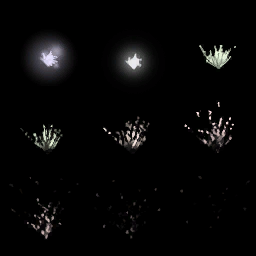
#> input picture resources/custom-art/c3-tank-fx/FXBulletHit.png, 256 x 256 px, given in place of FXRailgunThread.png, which was not available
$ python c3_tank_fx.py ../resources/custom-art/c3-tank-fx/FXBulletHit.png
#> lines starting #> are read from the running program, lines starting #| are printed output that depends on the picture
### scripts/c3_rail_beam.py
#!/usr/bin/env python3
"""Render C&C3's railgun shot (FX_RailGunFire, FX_RailGunHit) as HD anim frames for the railguns.

C&C3 draws the shot as a core in a glow, a flare at the muzzle and a bloom with sparks at the impact
(docs/cnc3-railgun-beam.md); here every piece is in its core line's colour. The launcher draws an exported sprite
unrotated, so every piece is round and TF_Railgun_Beam lays glow dots along the core line. The launcher blends straight
alpha only, so the additive light is baked into RGBA.

  C3RAILGLOW  the core's blue glow, a soft dot on 64 px, 12 frames.
  C3RAILMZ    the muzzle flash, 5 frames on 192 px.
  C3RAILHIT   the impact bloom with sparks thrown all round, 12 frames on 256 px.
  C3RAILGLOWO, C3RAILMZO, C3RAILHITO: the same in the Ghost Stalker's orange.

Inputs: resources/custom-art/c3-railgun-beam/ (FXRailgunThread, FXLenzFlare01, FXFireBlast04, from C&C3's
static stream). Writes the ZIPs and tiles where scripts/asset_packs.py routes the names.
Usage: c3_rail_beam.py
License: GPL v3.
"""
import io
import json
import math
import os
import sys
import zipfile

import numpy as np
from PIL import Image

SCRIPTS = os.path.dirname(os.path.abspath(__file__))
sys.path.insert(0, SCRIPTS)
import asset_packs  # noqa: E402
from ts_gen_sonicwave import patch_tileset  # noqa: E402

TEX = os.path.join(SCRIPTS, "..", "resources", "custom-art", "c3-railgun-beam")
SS = 2              # supersample
UNIT = 4.0          # HD px per C&C3 world unit (the C&C3 tanks' packing scale)
GLOW_FRAME, MUZZLE_FRAME, HIT_FRAME = 64, 192, 256
FRAMES = 12         # game frames: the core blazes for about a third of a second, then fades
MUZZLE_FRAMES = 5
GLOW_PX = 34

# Game-frame keys (age 0..1 over FRAMES) per set, each in its core line's colour: the blue of palette 0x0A, and the
# orange of TS [SmallRailgunSys] LaserColor=255,128,0 (the Ghost Stalker, names suffixed O).
SETS = {
    "": {"halo": [(0, (.35, .55, 1)), (.35, (.3, .5, 1)), (.7, (0, 0, 0)), (1, (0, 0, 0))],
         "flash": [(0, (.65, .7, 1)), (.5, (.45, .5, 1)), (1, (0, 0, 0))],
         "glow": [(0, (.65, .7, 1)), (.4, (.45, .5, 1)), (1, (0, 0, 0))],
         "spark": [(0, (.55, .62, 1)), (.5, (.3, .38, .8)), (1, (0, 0, 0))]},
    "O": {"halo": [(0, (1, .5, .1)), (.35, (1, .45, .05)), (.7, (0, 0, 0)), (1, (0, 0, 0))],
          "flash": [(0, (1, .68, .3)), (.5, (1, .5, .1)), (1, (0, 0, 0))],
          "glow": [(0, (1, .68, .3)), (.4, (1, .5, .1)), (1, (0, 0, 0))],
          "spark": [(0, (1, .48, .1)), (.5, (.8, .32, .03)), (1, (0, 0, 0))]},
}


def texture(name):
#> called with name = 'FXRailgunThread'
    return np.asarray(Image.open(os.path.join(TEX, name + ".png")).convert("RGB"), np.float32) / 255.0


T_THREAD = texture("FXRailgunThread")
T_FLARE = texture("FXLenzFlare01")
#> call 2 of texture, with name = 'FXLenzFlare01'
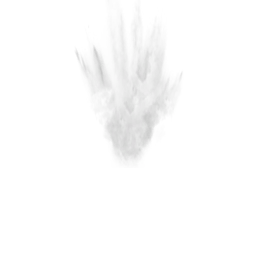
#> input picture resources/custom-art/c3-tank-fx/FXDirtClumps.png, 256 x 256 px, given in place of FXLenzFlare01.png, which was not available
#> in texture (call 2), `return np.asarray(Image.open(os.path.join(TEX, name + ".png")).convert..`:
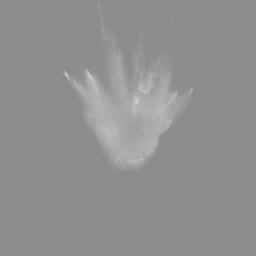
#> returned value: shape (256, 256, 3) float32; mean of channels 0, 1, 2 0.562, 0.563, 0.562; drawn as R, G, B
T_BLAST = texture("FXFireBlast04")


# [138 lines left out: functions keys, bilinear, streak, sprite, bake, dot and 4 more, not called in this run]


# [2 lines that do not run on import are left out]

### scripts/c3_pack_tanks.py
#!/usr/bin/env python3
"""Package the C&C3 tanks: the Mammoth Mk. III (C3MK3), the Predator (C3PRED), the Scorpion (C3SCORP) with its
upgrades: Laser Capacitors (C3SCORPLAS), Dozer Blades (C3SCORPDZR) and both (C3SCORPLASDZR), the Flame Tank
(C3FLAME), the Stealth Tank (C3STNK) and the Beam Cannon (C3BEAM); the Pitbull (C3PITB) and with the Mortar
upgrade (C3PITBMOR), the Guardian APC (C3APC) and the Rig (C3RIG); Nod's Raider Buggy (C3BUGGY) and with its EMP
coil (C3BUGGYEMP), and the Attack Bike (C3BIKE).

Tileset layout per tank (the walker gait layout, contract 2 keeps the turret under 128):
  0-95    hull: 32 facings (CCW, 0 = N) x 3 tread steps; the gait code steps the treads
          while the tank drives, so the belts roll instead of the hull gliding.
  96-127  turret: 32 facings, no shadow.
A wheeled tank (WHEELED) has one hull frame per facing: its three step tiles name that one member.
A vehicle with no turret (NO_TURRET: the Rig, and the Attack Bike, whose rocket pods ride its body) has the hull
frames only, and no seat or fire table.
Hull frames carry EA's baked drop shadow (ts_reshadow.py). Renders come from c3_render.py at
RENDER_PPU pixels per C&C3 unit and pack at PACK_PPU, on canvas = ShapeSize x 8.

Hull frames are centred on the hull's own footprint. The turret frames pivot on the turret
bone, which sits off that centre (the Mammoth's forward, the Predator's aft).
The Scorpion's turret is its whole upper body. Laser Capacitors fix that body facing forward and
seat a laser turret on a tail mount (the TURRET2 bone), so C3SCORPLAS has its own hull and turret
frames. Its fixtures keep the plain tank's hull centre (c3_render.py part 3).
A variant in VARIANTS packs only the frames its upgrade changes; its other tiles name its base
tank's ZIP members. The Dozer Blade turns with the Scorpion's upper body, so C3SCORPDZR owns turret
frames only; on the laser tank it rides the fixed body, so C3SCORPLASDZR owns hull frames only.
Pack every Scorpion together, then run unit_centring.py, which moves the variants with C3SCORP.
redalert/c3tanks.h carries, per hull facing, the turret seat in classic pixels for the draw and
in leptons for fire coordinates, and per turret facing each fire point relative to the seat
(projected through the render camera, 4/3 leptons per canvas px). Every table runs by Dir_To_32,
clockwise from north, as EA's own turret tables do.

Audio: each tank's own C&C3 crew voice and weapon takes, re-encoded MS-ADPCM
22050 Hz mono under C3 names. One sound event per VOC; a weapon event lists every take, and the
launcher picks one per shot. The events sit between markers in each pack's
SFXEVENTSNONLOCALIZED_CNC3.XML: the weapon takes in CNC3-SFX-Pack, the crew voices in
CNC3-Voices-eng.

Art ZIPs, tiles, cameos, WAVs and sound events land where scripts/asset_packs.py routes each name;
the build merges the packs into the mod.

Inputs (set C3_ART_DIR): renders/<model>_{hull,turret}/frame-NNNN.png and model/<model>.npz
from tools/cnc3/c3_extract_model.py (workspace), cameo/<NAME>.png, audio/<model>/<C&C3 name>.wav
from tools/cnc3/c3_extract_audio.py (workspace).
Usage: c3_pack_tanks.py [NAME ...] packs the named tanks and variants, their audio and the header;
with no names, every tank. c3_pack_tanks.py header | audio writes only that.

License: GPL v3.
"""
import io
import json
import math
import os
import sys
import zipfile

import numpy as np
from PIL import Image

HERE = os.path.dirname(os.path.abspath(__file__))
sys.path.insert(0, HERE)
from ts_reshadow import drop_shadow, EA_DX, EA_DY  # noqa: E402
import asset_packs  # noqa: E402
from c3_render import hull_centre  # noqa: E402

ART = os.environ.get("C3_ART_DIR")
HEADER = os.path.join(HERE, "..", "redalert", "c3tanks.h")

RENDER_PPU = 13.0
PACK_PPU = 6.0
ELEV_DEG = 32.0
ELEV = math.radians(ELEV_DEG)
RENDER_WORKERS = 8  # each 3x-supersampled render holds about 1 GB
YAW0 = 90.0
TREAD_STEPS = 3
LEPTONS_PER_PX = 4 / 3

# name, model, ShapeSize, fire-point pivots per weapon (each a list of alternating sides)
UNITS = (
    ("C3MK3", "mammoth", 64, (("MUZZLEFX01", "MUZZLEFX02"), ("ROCKETLAUNCH01", "ROCKETLAUNCH02"))),
    ("C3PRED", "predator", 48, (("FXMUZZLEFLASH",),)),
    ("C3SCORP", "scorpion", 48, (("TURRETFX",),)),
    ("C3SCORPLAS", "scorpion_laser", 48, (("TURRETMS",),)),
    ("C3FLAME", "flametank", 48, (("FXFIREL", "FXFIRER"),)),
    ("C3STNK", "stealthtank", 48, (("FXWEAPONL", "FXWEAPONR"),)),
    ("C3BEAM", "beamcannon", 48, (("FX_WEAPON",),)),
    ("C3PITB", "pitbull", 48, (("FXWEAPON01", "FXWEAPON02"),)),
    ("C3APC", "apc", 48, (("FXWEAPON01", "FXWEAPON02"),)),
    ("C3RIG", "rig", 48, ()),
    ("C3BUGGY", "buggy", 48, (("FX_WEAPON01",),)),
    ("C3BIKE", "bike", 48, ()),
)
# Tanks on wheels: their renders have one hull frame per facing (c3_render.py --tread-steps 1)
WHEELED = {"C3BEAM", "C3PITB", "C3APC", "C3BUGGY", "C3BIKE"}
NO_TURRET = {"C3RIG", "C3BIKE"}
# name, base tank, model, the part whose frames it owns (the rest are its base's)
VARIANTS = (
    ("C3SCORPDZR", "C3SCORP", "scorpion_dozer", "turret"),
    ("C3SCORPLASDZR", "C3SCORPLAS", "scorpion_laser_dozer", "hull"),
    ("C3PITBMOR", "C3PITB", "pitbull_mortar", "hull"),
    ("C3BUGGYEMP", "C3BUGGY", "buggy_emp", "hull"),
)
HULL_FRAMES = 32 * TREAD_STEPS


# [4 lines left out: function scaled, not called in this run]


def takes(stem, model, sample, letters):
    """One sound event per take letter: C3<stem><LETTER> plays <sample><letter>."""
    return [(f"{stem}{c}", model, [f"{sample}{c.lower()}"]) for c in letters]


def picks(stem, model, sample, letters):
    """One sound event per take C&C3 ships, lettered from A: C3<stem>A plays <sample><letters[0]>, and so on."""
    return [(f"{stem}{chr(65 + i)}", model, [f"{sample}{c}"]) for i, c in enumerate(letters)]


# [49 lines left out: functions packed, tga_bytes, write_zip, patch_tileset, not called in this run]


# VOC stem -> (model, C&C3 sample names). TF's own tanks' stems (C3M, C3P) are VOCs in audio.cpp; the rest are
# pack-only and must be in asset_packs.PACK_ONLY_SOUNDS.
SOUNDS = (
    [(f"C3MSE{c}", "mammoth", [f"GUMammo_VoiSelect{c.lower()}"]) for c in "ABCDEF"]
    + [(f"C3MMO{c}", "mammoth", [f"GUMammo_VoiMove{c.lower()}"]) for c in "ABCDEF"]
    + [(f"C3MAT{c}", "mammoth", [f"GUMammo_VoiAttack{c.lower()}"]) for c in "ABCDEF"]
    + [("C3MGUN", "mammoth", [f"GUMammo_wea1fire{c}" for c in "abcdefghijkl"]),
       ("C3MPOD", "mammoth", [f"GUMammo_wea2fire{c}" for c in "abcd"])]
    + [(f"C3PSE{c}", "predator", [f"GUPreda_VoiSelect{c.lower()}"]) for c in "ABCDEF"]
    + [(f"C3PMO{c}", "predator", [f"GUPreda_VoiMove{c.lower()}"]) for c in "ABCDE"]
    + [(f"C3PAT{c}", "predator", [f"GUPreda_VoiAttack{c.lower()}"]) for c in "ABCDEF"]
    + [("C3PGUN", "predator", [f"GUPreda_wea1fire{c}" for c in "abcdefghi"])]
    + [(f"C3SSE{c}", "scorpion", [f"NuScorp_VoiSelect{c.lower()}"]) for c in "ABCDEF"]
    + [(f"C3SMO{c}", "scorpion", [f"NuScorp_VoiMove{c.lower()}"]) for c in "ABCDEF"]
    + [(f"C3SAT{c}", "scorpion", [f"NUScorp_VoiAttack{c.lower()}"]) for c in "ABCDEF"]
    + [("C3SGUN", "scorpion", [f"NUScorp_cannFire{c}" for c in "abcdefghi"]),
       ("C3SLAS", "scorpion", [f"NUScorp_BeamFire{c}" for c in "abcde"])]
    + [(f"C3FSE{c}", "flametank", [f"NUFlame_VoiSelect{c.lower()}"]) for c in "ABCDEFGHIJ"]
    + [(f"C3FMO{c}", "flametank", [f"NUFlame_VoiMove{c.lower()}"]) for c in "ABCDEF"]
    + [(f"C3FAT{c}", "flametank", [f"NUFlame_VoiAttack{c.lower()}"]) for c in "ABCDEF"]
    + [("C3FGUN", "flametank", [f"NUFlame_weaFlaml{n}{c}" for n, takes in ((1, "abcde"), (2, "abcdef"), (3, "abcdef"))
                                for c in takes])]
    + [(f"C3TSE{c}", "stealthtank", [f"NuSteal_VoiSelect{c.lower()}"]) for c in "ABCDEFG"]
    + [(f"C3TMO{c}", "stealthtank", [f"NuSteal_VoiMove{c.lower()}"]) for c in "ABCDEFG"]
    + [(f"C3TAT{c}", "stealthtank", [f"NuSteal_VoiAttack{c.lower()}"]) for c in "ABCDE"]
    + [("C3TGUN", "stealthtank", [f"NUSteal_rockLaun{c}" for c in "abcdef"]),
       ("C3THIT", "stealthtank", [f"NUSteal_rockExpl{c}" for c in "abcdefgh"]),
       ("C3TCLK", "stealthtank", [f"NUSteal_stealOn{c}" for c in "abcde"]),
       ("C3TUNC", "stealthtank", [f"NUSteal_stealOff{c}" for c in "abcde"])]
    + [(f"C3BSE{c}", "beamcannon", [f"NuBeamC_VoiSelect{c.lower()}"]) for c in "ABCDEF"]
    + [(f"C3BMO{c}", "beamcannon", [f"NuBeamC_VoiMove{c.lower()}"]) for c in "ABCDEF"]
    + [(f"C3BAT{c}", "beamcannon", [f"NuBeamC_VoiAttack{c.lower()}"]) for c in "ABCDEF"]
    + [("C3BGUN", "beamcannon", [f"NUBeamC_wea1Fire{c}" for c in "abcdefg"]),
       ("C3BCHG", "beamcannon", [f"NUBeamC_wea1Swel{c}" for c in "abcdef"])]
    + [(f"C3USE{c}", "pitbull", [f"GUPitbu_VoiSelect{c.lower()}"]) for c in "ABCDEFG"]
    + [(f"C3UMO{c}", "pitbull", [f"GUPitbu_VoiMove{c.lower()}"]) for c in "ABCDEFGHIJ"]
    + [(f"C3UAT{c}", "pitbull", [f"GUPitbu_VoiAttack{c.lower()}"]) for c in "ABCDEFG"]
    + [(f"C3UAM{c}", "pitbull", [f"GUPitbu_VoiAttMor{c.lower()}"]) for c in "ABCD"]
    + [("C3UGUN", "pitbull", [f"GUGuard_wea1fire{c}" for c in "abc"]),
       ("C3UMOR", "pitbull", [f"GUPitbu_wea2fire{c}" for c in "abcdef"]),
       ("C3UHIT", "pitbull", [f"NBBrown_wea1expl{c}" for c in "abcdefgh"])]
    + [(f"C3ASE{c}", "apc", [t])
       for c, t in zip("ABCDE", [f"GUAPC_VoiSelect{c}" for c in "abcd"] + ["GUAPC_VoiCreatea"])]
    + [(f"C3AMO{c}", "apc", [f"GUAPC_VoiMove{t}"]) for c, t in zip("ABCDEF", "abdefg")]
    + [(f"C3AAT{c}", "apc", [f"GUAPC_VoiAttack{c.lower()}"]) for c in "ABCDE"]
    + [("C3AGUN", "apc", [f"GUGuard_gun8Fire{c}" for c in "abcdefghijklmnopq"])]
    + [(f"C3RSE{c}", "rig", [t])
       for c, t in zip("ABCDEFG", [f"GURig_VoiSelect{c}" for c in "abcdef"] + ["GURig_VoiCreatea"])]
    + [(f"C3RMO{c}", "rig", [f"GURig_VoiMove{c.lower()}"]) for c in "ABCDEFG"]
    + [("C3RPKA", "rig", ["GURig_VoiCreateb"])]
    + [(f"C3GSE{c}", "buggy", [t])
       for c, t in zip("ABCDEFG", [f"NURaide_VoiSelect{c}" for c in "abcdef"] + ["NURaide_VoiCreatea"])]
    + takes("C3GMO", "buggy", "NURaide_VoiMove", "ABCDEFG") + takes("C3GAT", "buggy", "NURaide_VoiAttack", "ABCDEF")
    + takes("C3GAE", "buggy", "NURaide_VoiAttEmp", "ABCDEF")
    + [("C3GGUN", "buggy", [f"NURaide_gunFire1{c}" for c in "abcdefgh"]),
       ("C3GLAS", "buggy", [f"NURaide_capaFire{c}" for c in "abcdefg"]),
       ("C3GEMP", "buggy", ["NURaide_EMPblasta"])]
    + [(f"C3KSE{c}", "bike", [t])
       for c, t in zip("ABCDEFGH", [f"NuAttack_VoiSelect{c}" for c in "abcdefg"] + ["NuAttack_VoiCreateb"])]
    + takes("C3KMO", "bike", "NuAttack_VoiMove", "ABCDEF") + takes("C3KAT", "bike", "NuAttack_VoiAttack", "ABCDEF")
    + [("C3KGUN", "bike", [f"NUAttac_missFire{c}" for c in "abcdefhijkl"]),
       ("C3KHIT", "bike", [f"NUAttac_missExpl{c}" for c in "abcdefg"])]
)
SFX_BEGIN = "  <!-- BEGIN C&C3 tank sounds (scripts/c3_pack_tanks.py) -->"
SFX_END = "  <!-- END C&C3 tank sounds -->"


# [60 lines left out: functions write_audio, write_cameo, not called in this run]


def facing_yaw(f):
    return math.radians(YAW0 + f * 360.0 / 32)


# [6 lines left out: function project, not called in this run]


def clockwise(rows):
    """Rows per frame (counter-clockwise from north) reordered by Dir_To_32 (clockwise), as EA's tables run."""
    return [rows[(32 - d) % 32] for d in range(32)]


# [12 lines left out: function tables, not called in this run]


def rows_c(rows, scale):
    return "{" + ", ".join(f"{{{round(x * scale)}, {round(y * scale)}}}" for x, y in rows) + "}"


# [29 lines left out: functions header_rows, write_header, not called in this run]


def hull_shapes(name):
    """The hull shapes that own a frame: every one, or each facing's first on wheels."""
    return range(0, HULL_FRAMES, TREAD_STEPS) if name in WHEELED else range(HULL_FRAMES)


# [5 lines left out: function hull_frames, not called in this run]


def owner(name, i):
    """The shape whose frame shape i draws: on wheels, the facing's first."""
    return i - i % TREAD_STEPS if name in WHEELED and i < HULL_FRAMES else i


# [63 lines left out: functions pack_variant, centring_family, family, check_header_models, main, not called in this run]


# [7 lines that do not run on import are left out]

### scripts/c3_tank_fx.py
#!/usr/bin/env python3
"""Render the C&C3 tanks' and vehicles' weapon effects as HD anim frames, from C&C3's own effect textures.

C&C3 draws these with particle systems whose layouts are not decoded; each piece here is built from the textures the
weapon's FX lists name, timed by eye against them. The launcher draws an exported sprite unrotated, so anything
with a direction is baked per direction. Additive light (fire tongues, flares) is baked to straight alpha as
c3_rail_beam.py does; fireballs and smoke are composited over it by their own alpha.

Flame Tank (NODFlameTankFlamer: FlameTankFire, FlameTankAdd02, FlameTankGround, NODFlameTankPilotFire):
  C3FLMN, C3FLMNE ... C3FLMNW  the flame stream from the nozzle, one per direction, 16 frames; the anim's centre is
                               the nozzle and the stream reaches STREAM_CELLS.
  C3FLMHIT                     the fire where the stream lands, 16 frames.
  C3FLMPIL                     the pilot light at each nozzle, an 8-frame loop.
Stealth Tank (NODStealthTankRocket):
  C3STMIS   the rocket, 32 facings counter-clockwise from north (BodyShape order), its exhaust lit.
  C3STTRL   a puff of its smoke trail, 12 frames.
  C3STMZ    the launch flash, 9 frames (FXBulletHit's own 9).
  C3STHIT   the impact, 16 frames.
Beam Cannon (NODBeamCannonLaser, drawn with the Obelisk's red beam, FXObeliskLaser):
  C3BMCHG   the charge swelling at the emitter before it fires, 16 frames.
  C3BMGLOW, C3BMMZ, C3BMHIT  the glow laid along the beam, the muzzle flash and the impact: c3_rail_beam.py's pieces
                             in the Obelisk's red.
Pitbull (GDIPitbullRocketWeapon fires the Stealth Tank's rocket, trail and hit: C3STMIS, C3STTRL, C3STHIT):
  C3PBMZ    the rocket launch flash (GDIMissleFire), 8 frames.
  C3PBSHL   the Mortar upgrade's shell (GDIPitBullArtilleryProjectile), 32 facings, its exhaust lit.
  C3MEDEXP  where the shell lands (FX_MediumXplosion): flash, fireball, flames, thrown dirt and a shock ring, 16 frames.
Guardian APC (GDIAPCAutoCannon):
  C3APCMZN ... C3APCMZNW  the autocannon's muzzle flash along the barrel, one per direction, 4 frames.

Inputs: resources/custom-art/c3-tank-fx/ (C&C3's static stream) and c3_rail_beam.py's textures; C3_ART_DIR holding
renders/stealthmissile/ and renders/pitbullshell/ from c3_render.py (the npz files from
tools/cnc3/c3_extract_model.py, workspace).
Writes the ZIPs and tiles where scripts/asset_packs.py routes the names.
Usage: c3_tank_fx.py [NAME ...]   (every effect when no names are given)
License: GPL v3.
"""
import math
import os
import sys

import numpy as np
from PIL import Image

SCRIPTS = os.path.dirname(os.path.abspath(__file__))
sys.path.insert(0, SCRIPTS)
import asset_packs  # noqa: E402
import c3_pack_tanks  # noqa: E402
import c3_rail_beam as rail  # noqa: E402
from ts_gen_sonicwave import patch_tileset  # noqa: E402

TEX = os.path.join(SCRIPTS, "..", "resources", "custom-art", "c3-tank-fx")
ART = os.environ.get("C3_ART_DIR")
SS = 2
UNIT = rail.UNIT          # HD px per C&C3 world unit
CELL = 128                # HD px per cell
STREAM_CELLS = 2.0
DIRECTIONS = asset_packs.DIRECTIONS
MISSILE_RENDER_PPU = 26.0
MISSILE_TAIL = 3.6        # C&C3 units from a projectile's centre to its exhaust

# Obelisk red, read off FXObeliskLaser's glow round its white core
RED = {"halo": [(0, (1, .25, .15)), (.35, (.9, .15, .08)), (.7, (0, 0, 0)), (1, (0, 0, 0))],
       "flash": [(0, (1, .6, .5)), (.5, (1, .3, .2)), (1, (0, 0, 0))],
       "glow": [(0, (1, .55, .4)), (.4, (1, .3, .15)), (1, (0, 0, 0))],
       "spark": [(0, (1, .45, .3)), (.5, (.8, .2, .1)), (1, (0, 0, 0))]}


def load(name):
    """The named FX texture as float RGBA in 0..1."""
#> called with name = 'FXFireScroll'
    return np.asarray(Image.open(os.path.join(TEX, name + ".png")).convert("RGBA"), np.float32) / 255.0
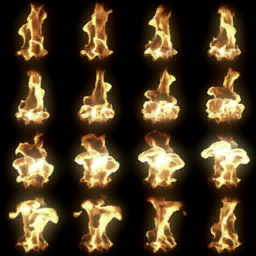
#> input picture resources/custom-art/c3-tank-fx/FXFireScroll.png, 256 x 256 px
#> returned value: shape (256, 256, 4) float32


T_SCROLL = load("FXFireScroll")       # 4 x 4 flame tongues, additive
T_BALL = load("FXFireball4x4")        # 4 x 4 fireball, alpha-blended
#> call 2 of load, with name = 'FXFireball4x4'
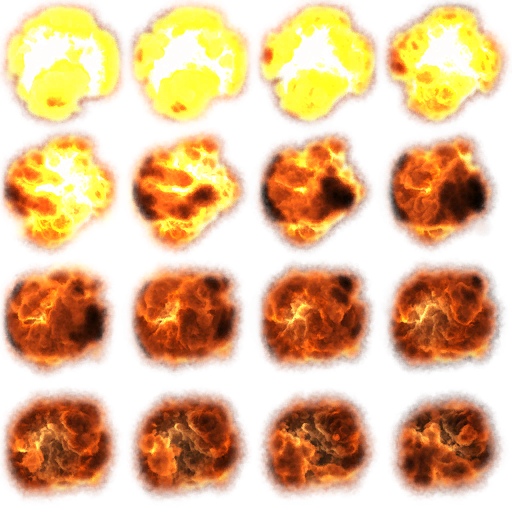
#> input picture resources/custom-art/c3-tank-fx/FXFireball4x4.png, 512 x 512 px
T_FLARE2 = load("FXLenzFlare02")
#> (the run stopped early here; a loop or call above may not have finished)
